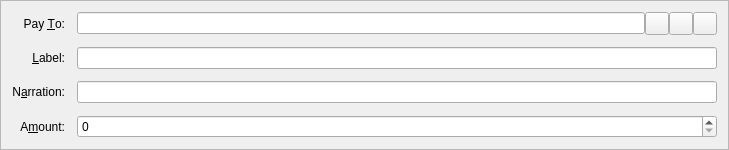
<?xml version="1.0" encoding="UTF-8"?>
<ui version="4.0">
 <class>SendCoinsEntry</class>
 <widget class="QFrame" name="SendCoinsEntry">
  <property name="geometry">
   <rect>
    <x>0</x>
    <y>0</y>
    <width>729</width>
    <height>136</height>
   </rect>
  </property>
  <property name="windowTitle">
   <string>Form</string>
  </property>
  <property name="frameShape">
   <enum>QFrame::StyledPanel</enum>
  </property>
  <property name="frameShadow">
   <enum>QFrame::Sunken</enum>
  </property>
  <layout class="QGridLayout" name="gridLayout">
   <property name="spacing">
    <number>12</number>
   </property>
   <item row="6" column="0">
    <widget class="QLabel" name="label">
     <property name="text">
      <string>A&amp;mount:</string>
     </property>
     <property name="alignment">
      <set>Qt::AlignRight|Qt::AlignTrailing|Qt::AlignVCenter</set>
     </property>
     <property name="buddy">
      <cstring>payAmount</cstring>
     </property>
    </widget>
   </item>
   <item row="3" column="0">
    <widget class="QLabel" name="label_2">
     <property name="text">
      <string>Pay &amp;To:</string>
     </property>
     <property name="alignment">
      <set>Qt::AlignRight|Qt::AlignTrailing|Qt::AlignVCenter</set>
     </property>
     <property name="buddy">
      <cstring>payTo</cstring>
     </property>
    </widget>
   </item>
   <item row="6" column="1">
    <widget class="CannabisDarkcoinAmountField" name="payAmount"/>
   </item>
   <item row="4" column="1">
    <layout class="QHBoxLayout" name="horizontalLayout_2">
     <property name="spacing">
      <number>0</number>
     </property>
     <item>
      <widget class="QValidatedLineEdit" name="addAsLabel">
       <property name="enabled">
        <bool>true</bool>
       </property>
       <property name="toolTip">
        <string>Enter a label for this address to add it to your address book</string>
       </property>
      </widget>
     </item>
    </layout>
   </item>
   <item row="5" column="0">
    <widget class="QLabel" name="label">
     <property name="text">
      <string>N&amp;arration:</string>
     </property>
     <property name="alignment">
      <set>Qt::AlignRight|Qt::AlignTrailing|Qt::AlignVCenter</set>
     </property>
     <property name="buddy">
      <cstring>narration</cstring>
     </property>
    </widget>
   </item>
   <item row="5" column="1">
    <widget class="QValidatedLineEdit" name="narration">
       <property name="enabled">
        <bool>true</bool>
       </property>
       <property name="toolTip">
        <string>Enter a short note to send with payment (max 24 characters)</string>
       </property>
    </widget>
    
   </item>
   
   
   <item row="4" column="0">
    <widget class="QLabel" name="label_4">
     <property name="text">
      <string>&amp;Label:</string>
     </property>
     <property name="alignment">
      <set>Qt::AlignRight|Qt::AlignTrailing|Qt::AlignVCenter</set>
     </property>
     <property name="buddy">
      <cstring>addAsLabel</cstring>
     </property>
    </widget>
   </item>
   <item row="3" column="1">
    <layout class="QHBoxLayout" name="payToLayout">
     <property name="spacing">
      <number>0</number>
     </property>
     <item>
      <widget class="QValidatedLineEdit" name="payTo">
       <property name="toolTip">
        <string>The address to send the payment to  (e.g. EakqhrmwJuHG22WirpfBvQMMUuisWZNzrP)</string>
       </property>
       <property name="maxLength">
        <number>34</number>
       </property>
      </widget>
     </item>
     <item>
      <widget class="QToolButton" name="addressBookButton">
       <property name="toolTip">
        <string>Choose address from address book</string>
       </property>
       <property name="text">
        <string/>
       </property>
       <property name="icon">
        <iconset resource="../cannabisdarkcoin.qrc">
         <normaloff>:/icons/address-book</normaloff>:/icons/address-book</iconset>
       </property>
       <property name="shortcut">
        <string>Alt+A</string>
       </property>
      </widget>
     </item>
     <item>
      <widget class="QToolButton" name="pasteButton">
       <property name="toolTip">
        <string>Paste address from clipboard</string>
       </property>
       <property name="text">
        <string/>
       </property>
       <property name="icon">
        <iconset resource="../cannabisdarkcoin.qrc">
         <normaloff>:/icons/editpaste</normaloff>:/icons/editpaste</iconset>
       </property>
       <property name="shortcut">
        <string>Alt+P</string>
       </property>
      </widget>
     </item>
     <item>
      <widget class="QToolButton" name="deleteButton">
       <property name="toolTip">
        <string>Remove this recipient</string>
       </property>
       <property name="text">
        <string/>
       </property>
       <property name="icon">
        <iconset resource="../cannabisdarkcoin.qrc">
         <normaloff>:/icons/remove</normaloff>:/icons/remove</iconset>
       </property>
      </widget>
     </item>
    </layout>
   </item>
  </layout>
 </widget>
 <customwidgets>
  <customwidget>
   <class>CannabisDarkcoinAmountField</class>
   <extends>QSpinBox</extends>
   <header>cannabisdarkcoinamountfield.h</header>
   <container>1</container>
  </customwidget>
  <customwidget>
   <class>QValidatedLineEdit</class>
   <extends>QLineEdit</extends>
   <header>qvalidatedlineedit.h</header>
  </customwidget>
 </customwidgets>
 <resources>
  <include location="../cannabisdarkcoin.qrc"/>
 </resources>
 <connections/>
</ui>
